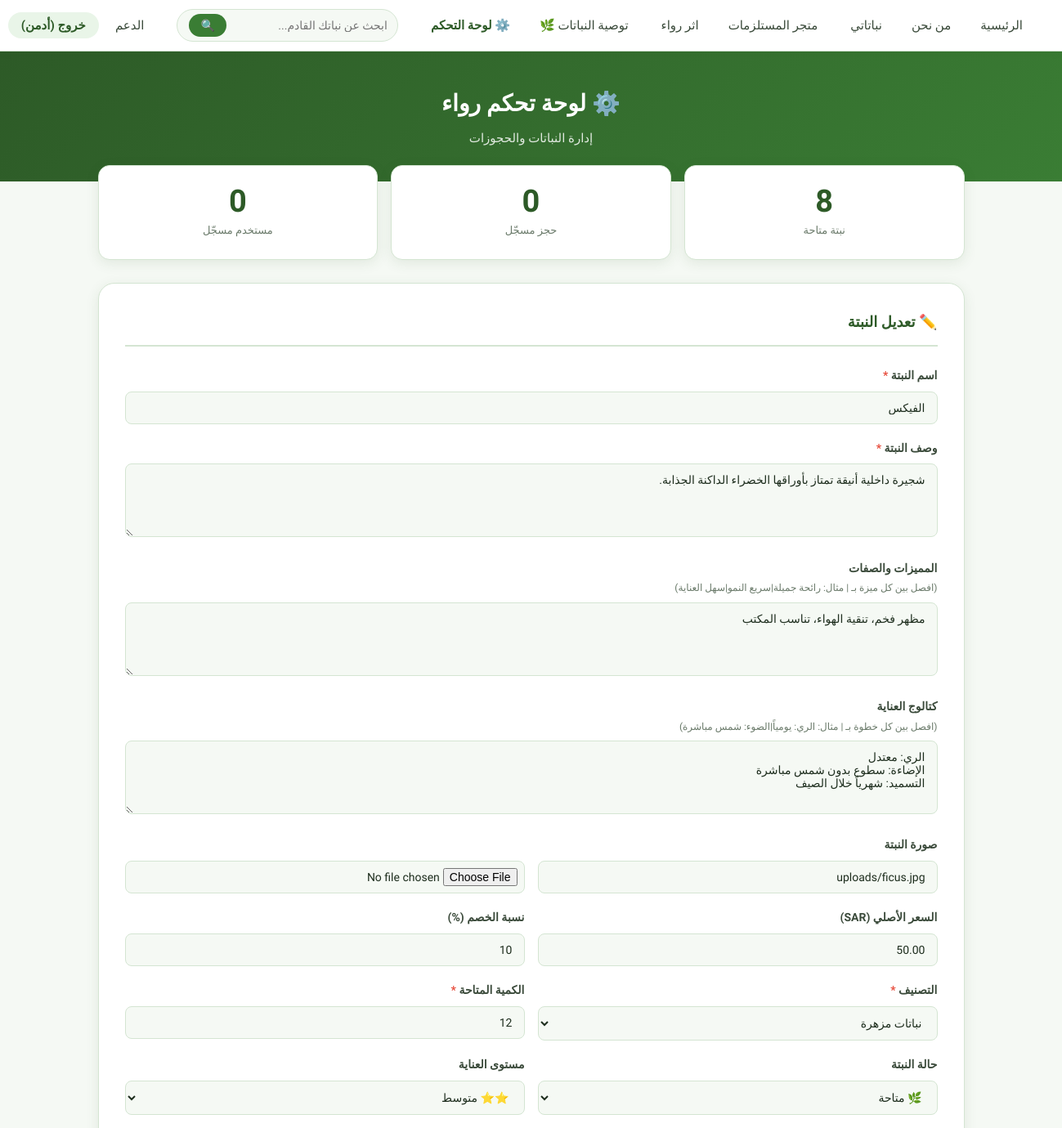
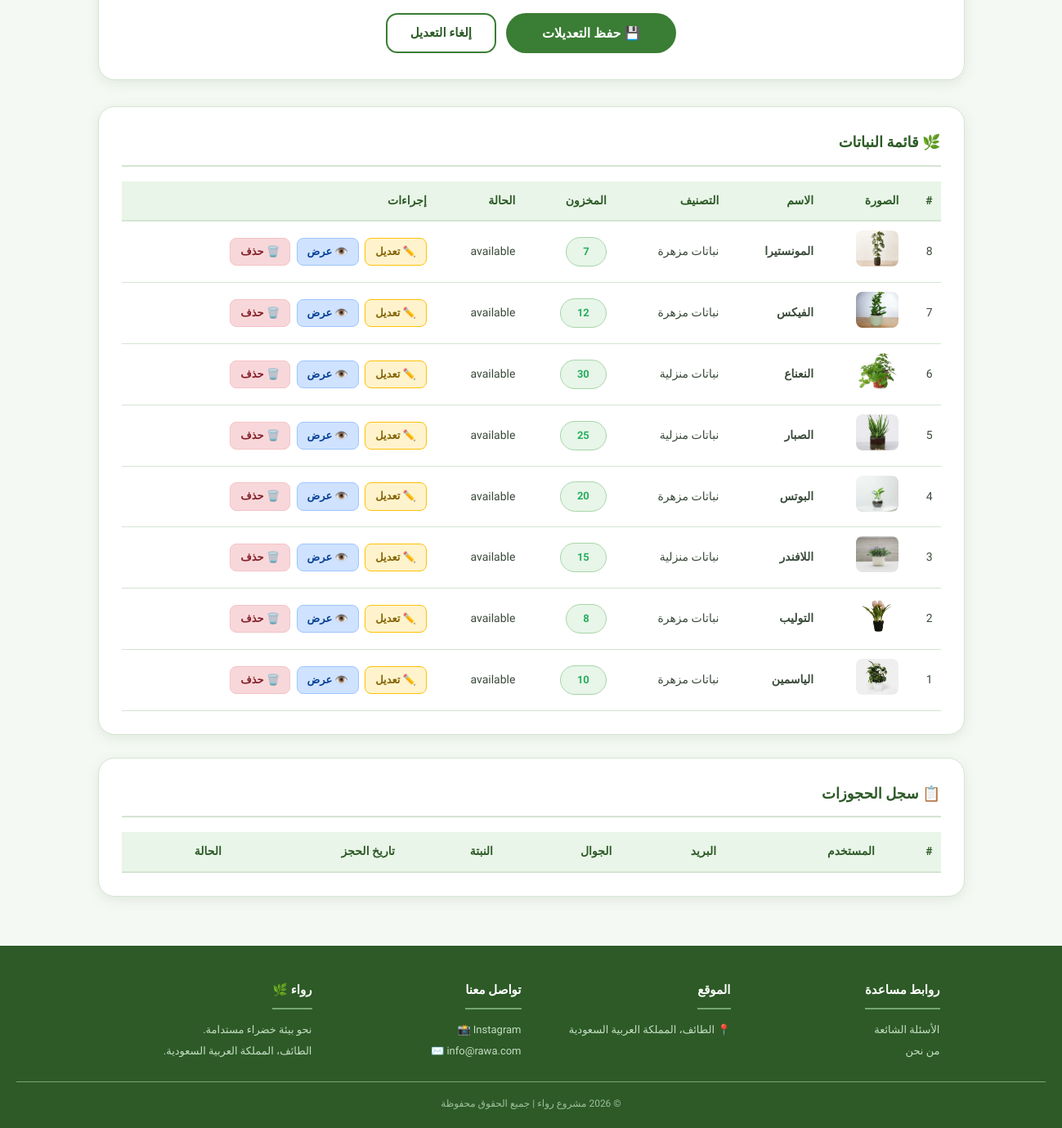
Screenshot of /admin.php?edit=7 (signed in) with the database file from the repository (2 pictures, top to bottom).
### tables this page shows
CREATE TABLE `offer` (
  `id` int(11) NOT NULL,
  `title` varchar(100) DEFAULT NULL,
  `image` varchar(255) DEFAULT NULL,
  `description` text DEFAULT NULL,
  `features` text DEFAULT NULL,
  `care_catalog` text DEFAULT NULL,
  `org_price` decimal(8,2) DEFAULT 0.00,
  `discount` int(11) DEFAULT 0,
  `cat_id` int(11) DEFAULT NULL,
  `user_id` int(11) DEFAULT NULL,
  `quantity` int(11) DEFAULT 0,
  `status` varchar(20) DEFAULT 'available',
  `care_level` varchar(20) DEFAULT 'easy',
  `location_type` varchar(20) DEFAULT 'indoor',
  `temp_tolerance` varchar(20) DEFAULT 'medium',
  `water_freq` varchar(20) DEFAULT 'medium',
  `creation_date` datetime DEFAULT NULL
);

CREATE TABLE `category` (
  `id` int(11) NOT NULL,
  `title` varchar(50) DEFAULT NULL,
  `creation_date` datetime DEFAULT NULL
);

### admin.php (the view, shortened to what this page needs)
<?php
require_once 'connection.php';
$editPlant   = null;
$fieldErrors = [];
$fields = [
    'offerTitle'   => '',
    'offerDesc'    => '',
    'features'     => '',
    'careCatalog'  => '',
    'originalPrice'=> '0',
    'discount'     => '0',
    'category'     => '',
    'quantity'     => '1',
    'status'       => 'available',
    'careLevel'    => 'easy',
    'imageUrl'     => '',
];
if (isset($_GET['edit']) && is_numeric($_GET['edit'])) {
    $eid = (int)$_GET['edit'];
    $er  = mysqli_fetch_assoc(mysqli_query($conn, "SELECT * FROM offer WHERE id = $eid"));
    if ($er) {
        $editPlant = $er;
        $fields['offerTitle']    = $er['title'];
        $fields['offerDesc']     = $er['description'];
        $fields['features']      = $er['features'] ?? '';
        $fields['careCatalog']   = $er['care_catalog'] ?? '';
        $fields['originalPrice'] = $er['org_price'];
        $fields['discount']      = $er['discount'];
        $fields['category']      = $er['cat_id'];
        $fields['quantity']      = $er['quantity'];
        $fields['status']        = $er['status'];
        $fields['careLevel']     = $er['care_level'];
        $fields['imageUrl']      = $er['image'] ?? '';
    }
}
$cats    = mysqli_query($conn, "SELECT * FROM category");
$plants  = mysqli_query($conn, "SELECT o.*, c.title AS cat_title FROM offer o LEFT JOIN category c ON o.cat_id=c.id ORDER BY o.id DESC");
$resCount= mysqli_fetch_assoc(mysqli_query($conn, "SELECT COUNT(*) AS cnt FROM reservation"))['cnt'];
$plantCount = mysqli_fetch_assoc(mysqli_query($conn, "SELECT COUNT(*) AS cnt FROM offer WHERE status != 'adopted'"))['cnt'];
$userCount  = mysqli_fetch_assoc(mysqli_query($conn, "SELECT COUNT(*) AS cnt FROM user WHERE is_admin=0"))['cnt'];
include 'header.php';
include 'menu.php';
?>
<div class="page-hero">
    <h1>⚙️ لوحة تحكم رواء</h1>
    <p>إدارة النباتات والحجوزات</p>
</div>
<div class="admin-wrapper">
<div class="admin-stats">
    <div class="stat-card">
        <div class="stat-num"><?php echo $plantCount; ?></div>
        <div class="stat-label">نبتة متاحة</div>
    </div>
    <div class="stat-card">
        <div class="stat-num"><?php echo $resCount; ?></div>
        <div class="stat-label">حجز مسجّل</div>
    </div>
    <div class="stat-card">
        <div class="stat-num"><?php echo $userCount; ?></div>
        <div class="stat-label">مستخدم مسجّل</div>
    </div>
</div>
<div class="admin-form-card">
    <h2><?php echo $editPlant ? '✏️ تعديل النبتة' : '➕ إضافة نبتة جديدة'; ?></h2>
    <form method="POST" action="admin.php" enctype="multipart/form-data" novalidate>
        <div class="fgroup">
            <label>اسم النبتة <span class="req">*</span></label>
            <input type="text" name="offerTitle"
                   class="<?php echo isset($fieldErrors['offerTitle']) ? 'input-invalid' : ''; ?>"
                   value="<?php echo htmlspecialchars($fields['offerTitle']); ?>"
                   placeholder="مثال: نبتة الياسمين">
        </div>
        <div class="fgroup">
            <label>وصف النبتة <span class="req">*</span></label>
            <textarea name="offerDesc"
                      class="<?php echo isset($fieldErrors['offerDesc']) ? 'input-invalid' : ''; ?>"
                      placeholder="وصف مختصر يظهر في البطاقة..."><?php echo htmlspecialchars($fields['offerDesc']); ?></textarea>
        </div>
        <div class="fgroup">
            <label>المميزات والصفات
                <span class="hint-label">(افصل بين كل ميزة بـ | مثال: رائحة جميلة|سريع النمو|سهل العناية)</span>
            </label>
            <textarea name="features" rows="3"
                      placeholder="رائحة جميلة|سريع النمو|تنقي الهواء|مناسبة للمبتدئين"><?php echo htmlspecialchars($fields['features']); ?></textarea>
        </div>
        <div class="fgroup">
            <label>كتالوج العناية
                <span class="hint-label">(افصل بين كل خطوة بـ | مثال: الري: يومياً|الضوء: شمس مباشرة)</span>
            </label>
            <textarea name="careCatalog" rows="4"
                      placeholder="الري: مرتين أسبوعياً|الضوء: ضوء غير مباشر|التربة: جيدة الصرف"><?php echo htmlspecialchars($fields['careCatalog']); ?></textarea>
        </div>
        <div class="fgroup">
            <label>صورة النبتة</label>
            <div class="frow">
                <div>
                    <input type="text" name="imageUrl"
                           value="<?php echo htmlspecialchars($fields['imageUrl']); ?>"
                           placeholder="رابط الصورة (URL) أو ارفع ملف ↓">
                </div>
                <div>
                    <input type="file" name="offerImage" accept="image/*" style="padding:8px;">
                </div>
            </div>
        </div>
        <div class="frow">
            <div class="fgroup">
                <label>السعر الأصلي (SAR)</label>
                <input type="number" name="originalPrice"
                       value="<?php echo htmlspecialchars($fields['originalPrice']); ?>"
                       placeholder="0" min="0" step="0.5">
            </div>
            <div class="fgroup">
                <label>نسبة الخصم (%)</label>
                <input type="number" name="discount"
                       value="<?php echo htmlspecialchars($fields['discount']); ?>"
                       placeholder="0" min="0" max="100">
            </div>
        </div>
        <div class="frow">
            <div class="fgroup">
                <label>التصنيف <span class="req">*</span></label>
                <select name="category"
                        class="<?php echo isset($fieldErrors['category']) ? 'input-invalid' : ''; ?>">
                    <?php
                    mysqli_data_seek($cats, 0);
                    while ($cat = mysqli_fetch_array($cats)) {
                        $sel = ($fields['category'] == $cat['id']) ? 'selected' : '';
                        echo "<option value='{$cat['id']}' $sel>" . htmlspecialchars($cat['title']) . "</option>";
                    }
                    ?>
                </select>
            </div>
            <div class="fgroup">
                <label>الكمية المتاحة <span class="req">*</span></label>
                <input type="number" name="quantity"
                       class="<?php echo isset($fieldErrors['quantity']) ? 'input-invalid' : ''; ?>"
                       value="<?php echo htmlspecialchars($fields['quantity']); ?>"
                       placeholder="0" min="0">
            </div>
        </div>
        <div class="frow">
            <div class="fgroup">
                <label>حالة النبتة</label>
                <select name="status">
                    <option value="available" <?php echo $fields['status']==='available'?'selected':''; ?>>🌿 متاحة</option>
                </select>
            </div>
            <div class="fgroup">
                <label>مستوى العناية</label>
                <select name="careLevel">
                    <option value="medium" <?php echo $fields['careLevel']==='medium'?'selected':''; ?>>⭐⭐ متوسط</option>
                </select>
            </div>
        </div>
        <div class="form-actions">
            <button type="submit" class="confirm-btn" style="width:auto;padding:12px 44px;">
                <?php echo $editPlant ? '💾 حفظ التعديلات' : '🌿 إضافة النبتة'; ?>
            </button>
            <?php if ($editPlant): ?>
            <a href="admin.php" class="back-btn">إلغاء التعديل</a>
            <?php endif; ?>
        </div>
    </form>
</div>
<div class="admin-table-card">
    <h2>🌿 قائمة النباتات</h2>
    <div style="overflow-x:auto;">
    <table class="admin-table">
        <thead>
            <tr>
                <th>#</th>
                <th>الصورة</th>
                <th>الاسم</th>
                <th>التصنيف</th>
                <th>المخزون</th>
                <th>الحالة</th>
                <th>إجراءات</th>
            </tr>
        </thead>
        <tbody>
        <?php while ($pl = mysqli_fetch_assoc($plants)): ?>
        <tr>
            <td><?php echo $pl['id']; ?></td>
            <td>
                <?php if (!empty($pl['image'])): ?>
                <img src="<?php echo htmlspecialchars($pl['image']); ?>" alt="" style="width:52px;height:44px;object-fit:cover;border-radius:8px;">
                <?php else: ?>—<?php endif; ?>
            </td>
            <td><strong><?php echo htmlspecialchars($pl['title']); ?></strong></td>
            <td><?php echo htmlspecialchars($pl['cat_title'] ?? '—'); ?></td>
            <td>
                <span class="<?php echo $pl['quantity'] > 0 ? 'stock-ok' : 'stock-empty'; ?> stock-count-badge" style="font-size:13px;">
                    <?php echo (int)$pl['quantity']; ?>
                </span>
            </td>
            <td>
                <?php
                $badges = [
                    'available'=>'<span style="color:#27ae60;">🌿 متاحة</span>',
                    'care'     =>'<span style="color:#e67e22;">⚠️ عناية</span>',
                    'reserved' =>'<span style="color:#2980b9;">⏳ محجوزة</span>',
                    'adopted'  =>'<span style="color:#7f8c8d;">✅ منتهية</span>',
                ];
                echo $badges[$pl['status']] ?? $pl['status'];
                ?>
            </td>
            <td>
                <a href="admin.php?edit=<?php echo $pl['id']; ?>" class="admin-btn-edit">✏️ تعديل</a>
                <a href="plant.php?id=<?php echo $pl['id']; ?>" class="admin-btn-view" target="_blank">👁️ عرض</a>
                <a href="admin.php?delete=<?php echo $pl['id']; ?>" class="admin-btn-del"
                   onclick="return confirm('هل تريد حذف هذه النبتة نهائياً؟')">🗑️ حذف</a>
            </td>
        </tr>
        <?php endwhile; ?>
        </tbody>
    </table>
    </div>
</div>
<div class="admin-table-card">
    <h2>📋 سجل الحجوزات</h2>
    <div style="overflow-x:auto;">
    <table class="admin-table">
        <thead>
            <tr>
                <th>#</th>
                <th>المستخدم</th>
                <th>البريد</th>
                <th>الجوال</th>
                <th>النبتة</th>
                <th>تاريخ الحجز</th>
                <th>الحالة</th>
            </tr>
        </thead>
    </table>
    </div>
</div>
</div>
<?php include 'footer.php'; ?>

### rows the page displays
offer: offerTitle "الفيكس", offerDesc "شجيرة داخلية أنيقة تمتاز بأوراقها الخضراء الداكنة الجذابة.", features "مظهر فخم، تنقية الهواء، تناسب المكتب", careCatalog "الري: معتدل الإضاءة: سطوع بدون شمس مباشرة التسميد: شهرياً خلال الصيف", imageUrl "uploads/ficus.jpg", originalPrice "50.00", discount "10", quantity "12", status "🌿 متاحة", careLevel "⭐⭐ متوسط", id "7", image (picture), title "الفيكس", cat.title "نباتات مزهرة", status "available"
offer: id "8", image (picture), title "المونستيرا", cat.title "نباتات مزهرة", quantity "7", status "available"
offer: id "6", image (picture), title "النعناع", cat.title "نباتات منزلية", quantity "30", status "available"
offer: id "5", image (picture), title "الصبار", cat.title "نباتات منزلية", quantity "25", status "available"
offer: id "4", image (picture), title "البوتس", cat.title "نباتات مزهرة", quantity "20", status "available"
offer: id "3", image (picture), title "اللافندر", cat.title "نباتات منزلية", quantity "15", status "available"
offer: id "2", image (picture), title "التوليب", cat.title "نباتات مزهرة", quantity "8", status "available"
offer: id "1", image (picture), title "الياسمين", cat.title "نباتات مزهرة", quantity "10", status "available"

### other values shown
$_SESSION['first_name'] "أدمن"
$plantCount "8"
$resCount "0"
$userCount "0"
form field category "نباتات مزهرة"
